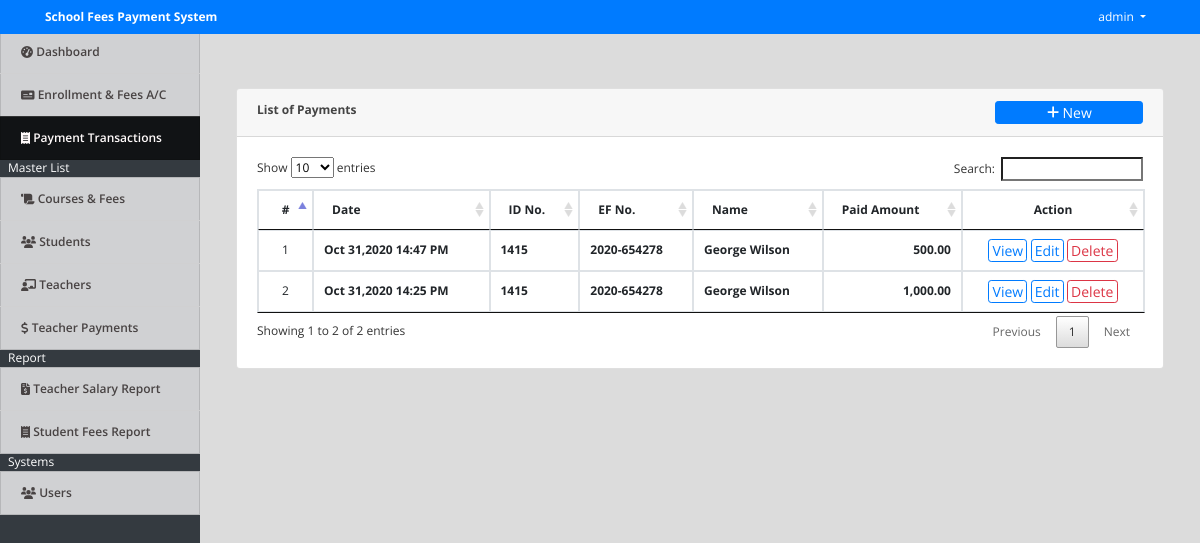
/index.php?page=payments (signed in), run on the app's committed database.
### tables this page shows
CREATE TABLE `payments` (
  `id` int(30) NOT NULL,
  `ef_id` int(30) NOT NULL,
  `amount` float NOT NULL,
  `remarks` text NOT NULL,
  `date_created` datetime NOT NULL DEFAULT current_timestamp() ON UPDATE current_timestamp()
);

CREATE TABLE `student` (
  `id` int(30) NOT NULL,
  `id_no` varchar(100) NOT NULL,
  `name` text NOT NULL,
  `contact` varchar(100) NOT NULL,
  `address` text NOT NULL,
  `email` varchar(200) NOT NULL,
  `date_created` datetime NOT NULL DEFAULT current_timestamp()
);

CREATE TABLE `student_ef_list` (
  `id` int(30) NOT NULL,
  `student_id` int(30) NOT NULL,
  `ef_no` varchar(200) NOT NULL,
  `course_id` int(30) NOT NULL,
  `total_fee` float NOT NULL,
  `date_created` datetime NOT NULL DEFAULT current_timestamp()
);

### payments.php (the view, shortened to what this page needs)
<?php include 'db_connect.php'; ?>
<div class="container-fluid">
	<div class="col-lg-12">
		<div class="row">
			<div class="col-md-12">
				<div class="card">
					<div class="card-header">
						<b>List of Payments </b>
						<span class="float:right"><a class="btn btn-primary btn-block btn-sm col-sm-2 float-right" href="javascript:void(0)" id="new_payment">
					<i class="fa fa-plus"></i> New
				</a></span>
					</div>
					<div class="card-body">
						<table class="table table-condensed table-bordered table-hover">
							<thead>
								<tr>
									<th class="text-center">#</th>
									<th class="">Date</th>
									<th class="">ID No.</th>
									<th class="">EF No.</th>
									<th class="">Name</th>
									<th class="">Paid Amount</th>
									<th class="text-center">Action</th>
								</tr>
							</thead>
							<tbody>
								<?php
								$i = 1;
								$payments = $conn->query("SELECT p.*,s.name as sname, ef.ef_no,s.id_no FROM payments p inner join student_ef_list ef on ef.id = p.ef_id inner join student s on s.id = ef.student_id order by unix_timestamp(p.date_created) desc ");
								if($payments->num_rows > 0):
								while($row=$payments->fetch_assoc()):
								?>
								<tr>
									<td class="text-center"><?php echo $i++ ?></td>
									<td>
										<p> <b><?php echo date("M d,Y H:i A",strtotime($row['date_created'])) ?></b></p>
									</td>
									<td>
										<p> <b><?php echo $row['id_no'] ?></b></p>
									</td>
									<td>
										<p> <b><?php echo $row['ef_no'] ?></b></p>
									</td>
									<td>
										<p> <b><?php echo ucwords($row['sname']) ?></b></p>
									</td>
									<td class="text-right">
										<p> <b><?php echo number_format($row['amount'],2) ?></b></p>
									</td>
									<td class="text-center">
										<button class="btn btn-sm btn-outline-primary view_payment" type="button" data-id="<?php echo $row['id'] ?>" data-ef_id="<?php echo $row['ef_id'] ?>">View</button>
										<button class="btn btn-sm btn-outline-primary edit_payment" type="button" data-id="<?php echo $row['id'] ?>" >Edit</button>
										<button class="btn btn-sm btn-outline-danger delete_payment" type="button" data-id="<?php echo $row['id'] ?>">Delete</button>
									</td>
								</tr>
								<?php
									endwhile;
									else:
								?>
								<tr>
									<th class="text-center" colspan="7">No data.</th>
								</tr>
								<?php
									endif;
								?>
							</tbody>
						</table>
					</div>
				</div>
			</div>
		</div>
	</div>
</div>

### assets/css/style.css (style rules this page uses)
body { font-family: "Open Sans", sans-serif; color: #444444; width: 100%; height: calc(100%); font-size: 12px; }
a { color: #1977cc; }
.btn-sm { padding: .0001rem .2rem; }

### index.php (style rules this page uses)
body { background: #80808045; }

### payments.php (style rules this page uses)
td { vertical-align: middle !important; }
td p { margin: unset }

### data on the page
payments: date_created "Oct 31,2020 14:47 PM", student.id_no "1415", student_ef_list.ef_no "2020-654278", student.name "George Wilson", amount "500.00"
payments: date_created "Oct 31,2020 14:25 PM", student.id_no "1415", student_ef_list.ef_no "2020-654278", student.name "George Wilson", amount "1,000.00"

### other printed values
$_SESSION['system']['name'] "School Fees Payment System"
$_SESSION['login_name'] "admin"
